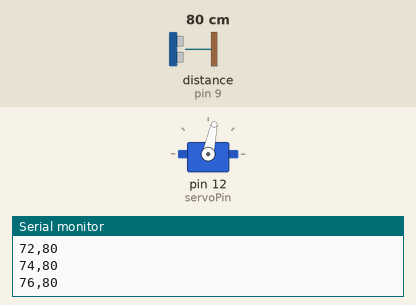
The sketch below on a simulated Arduino Uno, built with avr-gcc and run on an emulated ATmega328P. Parts: servo, the last lines printed to the serial monitor. Wiring (inferred from the names in the program): ultrasonic range finder: trigger pin 8; echo pin 9. The inputs (shaded band) are chosen by the test bench; at power-on: distance to the obstacle (sensor on pin 9) 80 cm. The echo pulse lasts 58.3 µs per cm.

Above: at 1.7 s.
1.8 s: distance to the obstacle (sensor on pin 9) set to 250 cm
At 2.4 s:
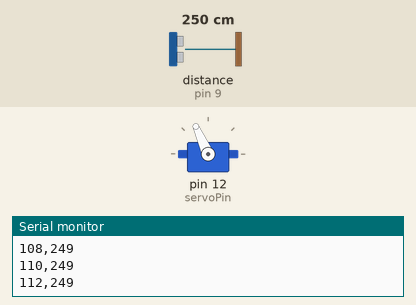
4.8 s: distance to the obstacle (sensor on pin 9) set to 2 cm
At 6.64 s:
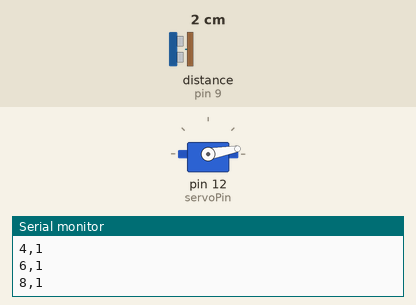
7.8 s: distance to the obstacle (sensor on pin 9) set to 299 cm
At 8.9 s:
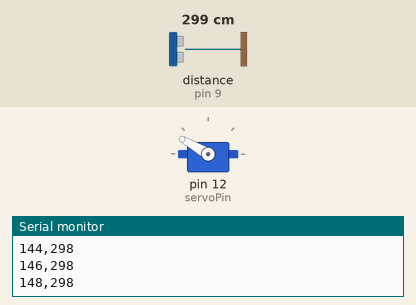
10.8 s: distance to the obstacle (sensor on pin 9) set to 4 cm
Timing chart, 0 to 14.8 s (numbered marks = the images above; inputs shaded):
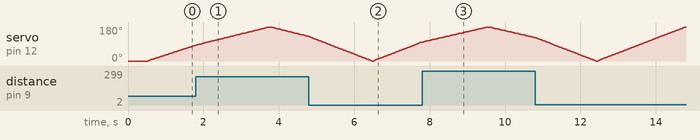

The sketch:

arduino_radar_system.ino
```cpp
#include <Servo.h>

Servo radarServo;

const int trigPin = 8;
const int echoPin = 9;
const int servoPin = 12;

int getDistance() {
  digitalWrite(trigPin, LOW);
  delayMicroseconds(2);

  digitalWrite(trigPin, HIGH);
  delayMicroseconds(10);
  digitalWrite(trigPin, LOW);

  long duration = pulseIn(echoPin, HIGH, 30000);

  if (duration == 0) {
    return -1;
  }

  return (int)(duration * 0.0343 / 2);
}

void setup() {
  Serial.begin(9600);

  pinMode(trigPin, OUTPUT);
  pinMode(echoPin, INPUT);

  radarServo.attach(servoPin);
  radarServo.write(0);
  delay(500);
}

void loop() {
  for (int angle = 0; angle <= 180; angle += 2) {
    scanAtAngle(angle);
  }

  for (int angle = 180; angle >= 0; angle -= 2) {
    scanAtAngle(angle);
  }
}

void scanAtAngle(int angle) {
  radarServo.write(angle);
  delay(25);

  int distance = getDistance();

  Serial.print(angle);
  Serial.print(",");
  Serial.println(distance);
}
```
